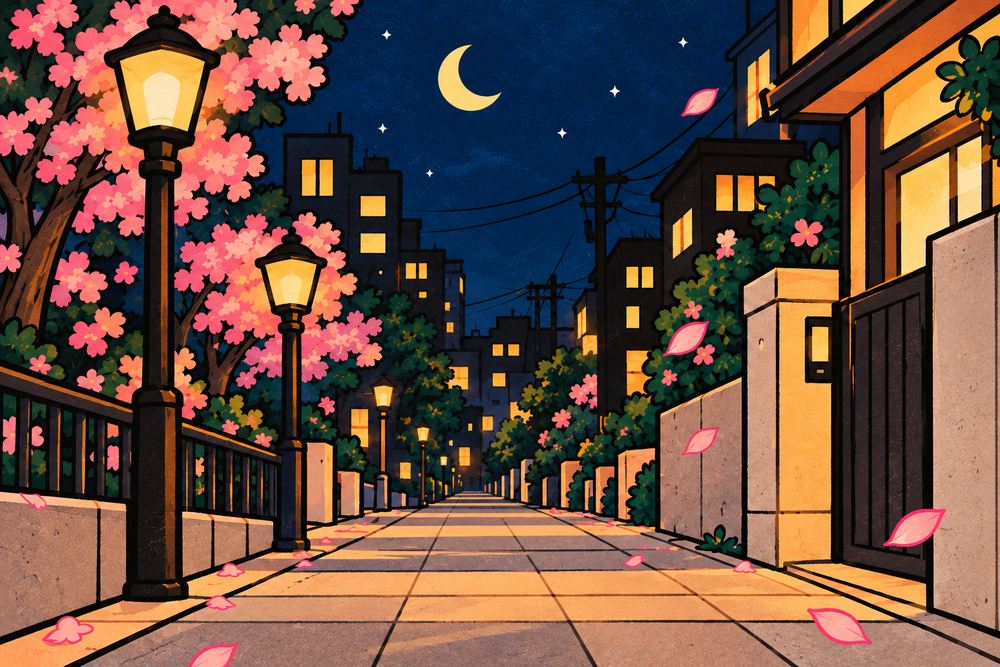
#> input picture assets_v4/c4b1p1-background.png, 1000 x 667 px, shrunk from 1536 x 1024 before the run, found by its file name
$ python audit_lighting_v4.py
#> lines starting #> are read from the running program, lines starting #| are printed output that depends on the picture; after the words box and inside, x2 and y2 are one past the last pixel; in counts of white or black regions, pixels touching at a corner belong together
import os
import json
import cv2
import numpy as np

panels = [
    ("c4b1p1", "assets_v4/c4b1p1-background.png", "assets_v4/c4b1p1-foreground.png", "assets_v4/c4b1p1-night-walk-rear.png"),
    ("c4b1p2", "assets_v4/c4b1p2-background.png", "assets_v4/c4b1p2-foreground.png", "assets_v4/c4b1p2-night-walk-front.png"),
    ("c4b2p1", "assets_v4/c4b2p1-background.png", "assets_v4/c4b2p1-foreground.png", "assets_v4/c4b2p1-arrive-home.png"),
    ("c4b2p2", "assets_v4/c4b2p2-background.png", "assets_v4/c4b2p2-foreground.png", "assets_v4/c4b2p2-open-door-detail.png"),
    ("c4b2p3", "assets_v4/c4b2p3-background.png", "assets_v4/c4b2p3-foreground.png", "assets_v4/c4b2p3-set-down-bag.png"),
    ("c4b3p1", "assets_v4/c4b3p1-background-night.png", "assets_v4/c4b3p1-foreground.png", "assets_v4/c4b3p1-settle-at-desk.png"),
    ("c4b3p2", "assets_v4/c4b3p2-background-night.png", "assets_v4/c4b3p2-foreground.png", "assets_v4/c4b3p2-open-macbook-correct.png"),
    ("c4b4p1", "assets_v4/c4b4p1-background.png", None, "assets_v4/c4b4p1-golden-mark.png"),
    ("c4b4p2", "assets_v4/c4b4p2-background.png", None, "assets_v4/c4b4p2-petals-from-screen.png"),
    ("c4b4p3", "assets_v4/c4b4p3-background.png", "assets_v4/c4b4p3-foreground.png", "assets_v4/c4b4p3-tifa-curious.png"),
    ("c4b5p1", "assets_v4/c4b5p1-background.png", None, "assets_v4/c4b5p1-cake-emerges.png"),
    ("c4b5p2", "assets_v4/c4b5p2-background.png", "assets_v4/c4b5p2-foreground.png", "assets_v4/c4b5p2-delighted-reaction.png"),
    ("c4b6p1", "assets_v4/c4b6p1-background.png", None, "assets_v4/c4b6p1-cake-hero.png"),
    ("c4b7p1", "assets_v4/c4b7p1-background.png", "assets_v4/c4b7p1-foreground.png", "assets_v4/c4b7p1-friends-surprise.png"),
    ("c4b7p2", "assets_v4/c4b7p2-background.png", None, "assets_v4/c4b7p2-tifa-emotional.png"),
    ("c4b7p3", "assets_v4/c4b7p3-background.png", "assets_v4/c4b7p3-foreground.png", "assets_v4/c4b7p3-friends-cake.png"),
    ("c4b8p1", "assets_v4/c4b8p1-background.png", "assets_v4/c4b8p1-foreground.png", "assets_v4/c4b8p1-keepsake.png")
]

light_audit = {}

for pid, bg_p, fg_p, comp_p in panels:
    target_img_p = comp_p if os.path.exists(comp_p) else bg_p
    img = cv2.imread(target_img_p)
#> img is the input picture: shape (667, 1000, 3); mean B, G, R 65.7, 78.8, 107.7
    if img is None:
        continue
    h, w, _ = img.shape
#> h = 667; w = 1000
    gray = cv2.cvtColor(img, cv2.COLOR_BGR2GRAY) / 255.0
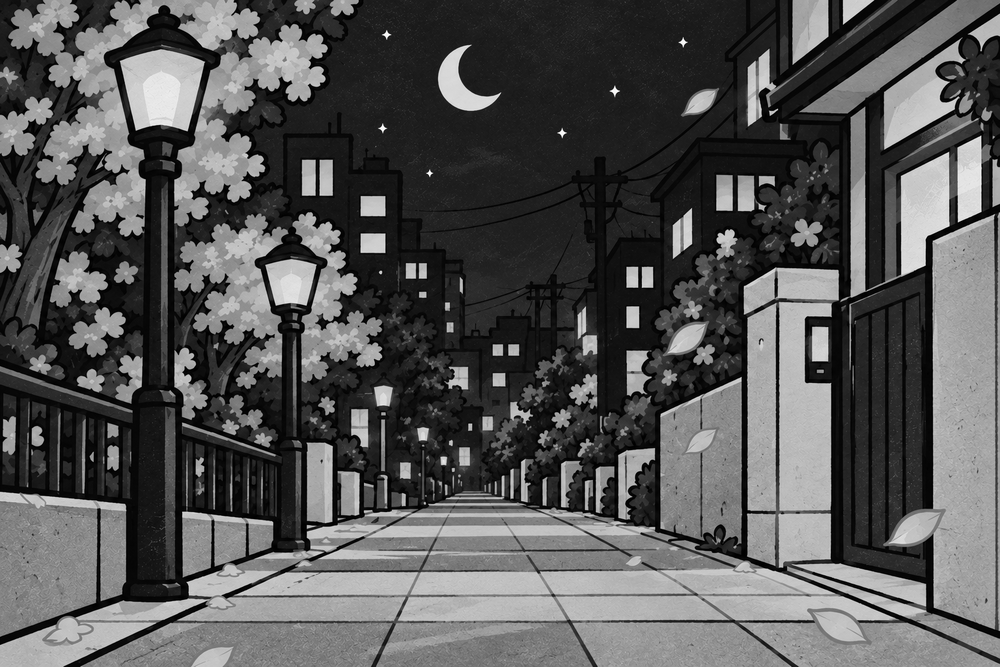
#> gray: shape (667, 1000) float64; min 0, max 1, mean 0.337
    mean_lum = float(np.mean(gray))
#> mean_lum = 0.337
    std_lum = float(np.std(gray))
#> std_lum = 0.271

    face_region = gray[int(h*0.2):int(h*0.45), int(w*0.35):int(w*0.65)]
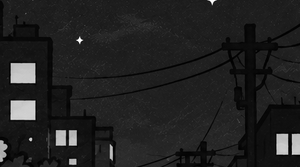
#> face_region: shape (167, 300) float64; min 0, max 1, mean 0.132
    face_lum = float(np.mean(face_region))
#> face_lum = 0.132

    top_region = gray[0:int(h*0.3), 0:int(w*0.4)]
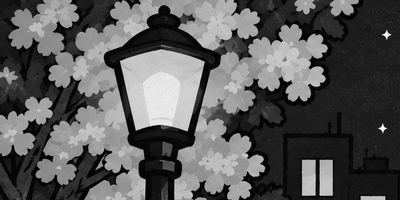
#> top_region: shape (200, 400) float64; min 0, max 1, mean 0.352
    top_lum = float(np.mean(top_region))
#> top_lum = 0.352

    hsv = cv2.cvtColor(img, cv2.COLOR_BGR2HSV)
#> hsv: shape (667, 1000, 3); mean H, S, V 52.7, 144.2, 121.9
    sat_mask = (hsv[:, :, 1] > 40) & (hsv[:, :, 2] > 30)
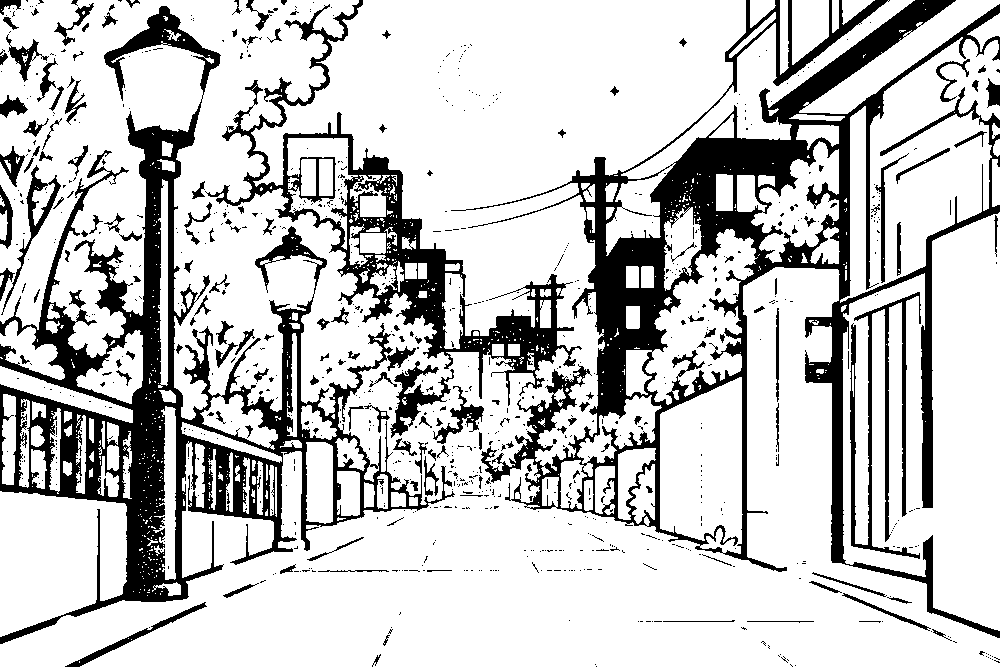
#> sat_mask: shape (667, 1000) bool; 78.3% white; 888 black regions (732 under 20 px), largest, box (x1, y1, x2, y2) and area: (451, 0, 1000, 638) 55642, (0, 6, 455, 644) 48312, (205, 0, 582, 406) 18026
    if np.any(sat_mask):
        median_hue = float(np.median(hsv[:, :, 0][sat_mask]) * 2)
#> median_hue = 32
    else:
        median_hue = 0.0

    notes = []
    # Night compliance checks
    if pid == "c4b5p1":
        win_crop = img[0:int(h*0.4), 0:int(w*0.3)]
        win_hsv = cv2.cvtColor(win_crop, cv2.COLOR_BGR2HSV)
        orange_mask = (win_hsv[:, :, 0] >= 10) & (win_hsv[:, :, 0] <= 30) & (win_hsv[:, :, 1] > 100) & (win_hsv[:, :, 2] > 150)
        if np.mean(orange_mask) > 0.15:
            notes.append("Dusk/sunset orange sky detected in window")
        else:
            notes.append("PASS: Window verified deep night navy with stars")

    if pid == "c4b7p3":
        # Measure window glass specifically (cols 50-250, rows 50-250)
        glass_crop = img[50:250, 50:250]
        glass_hsv = cv2.cvtColor(glass_crop, cv2.COLOR_BGR2HSV)
        peach_mask = (glass_hsv[:, :, 0] >= 10) & (glass_hsv[:, :, 0] <= 35) & (glass_hsv[:, :, 1] > 60)
        if np.mean(peach_mask) > 0.15:
            notes.append("Peach dusk sky detected in window")
        else:
            notes.append("PASS: Window verified deep night navy with stars")

    light_audit[pid] = {
        "file": target_img_p,
        "mean_luminance": round(mean_lum, 3),
        "std_luminance": round(std_lum, 3),
        "face_region_luminance": round(face_lum, 3),
        "top_window_luminance": round(top_lum, 3),
        "dominant_hue_deg": round(median_hue, 1),
        "notes": notes
    }
#> pass 2 of the loop `for pid, bg_p, fg_p, comp_p in panels:`:
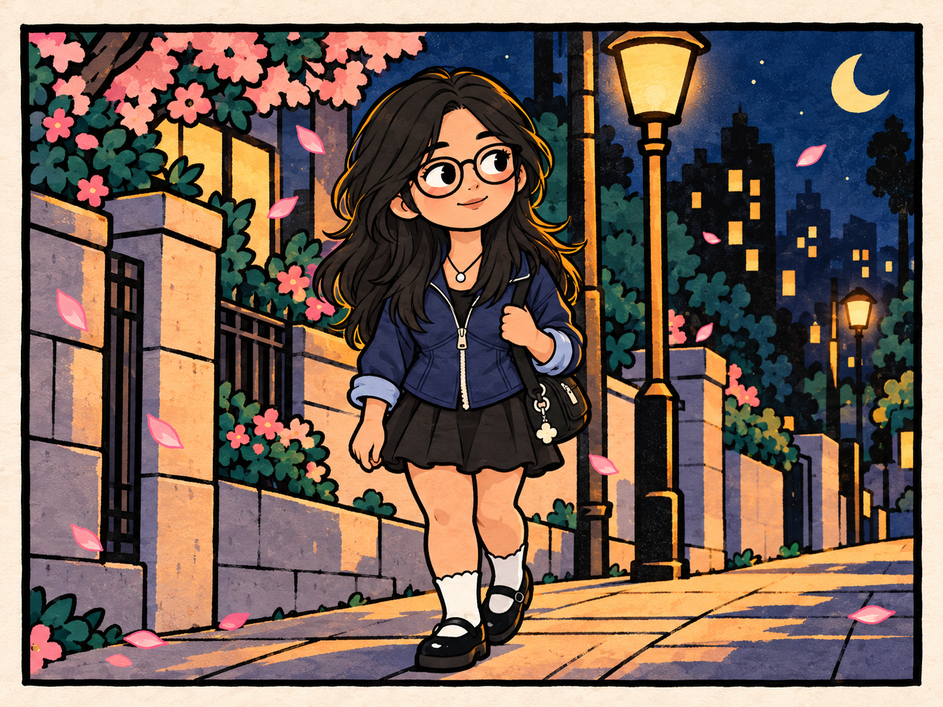
#> input picture assets_v6/c4b1p2-night-walk-front.png, 943 x 707 px, shrunk from 1448 x 1086 before the run, found by its file name
#> img is the input picture: shape (707, 943, 3); mean B, G, R 88.6, 99.5, 119.5
#> gray: shape (707, 943) float64
#> mean_lum = 0.409
#> std_lum = 0.319
#> face_region: shape (177, 282) float64
#> face_lum = 0.26
#> `top_region = gray[0:int(h*0.3), 0:int(w*0.4)]`:
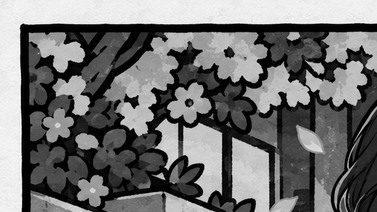
#> top_region: shape (212, 377) float64; min 0, max 0.996, mean 0.443
#> top_lum = 0.443
#> hsv: shape (707, 943, 3); mean H, S, V 60.7, 103.9, 130.3
#> `sat_mask = (hsv[:, :, 1] > 40) & (hsv[:, :, 2] > 30)`:
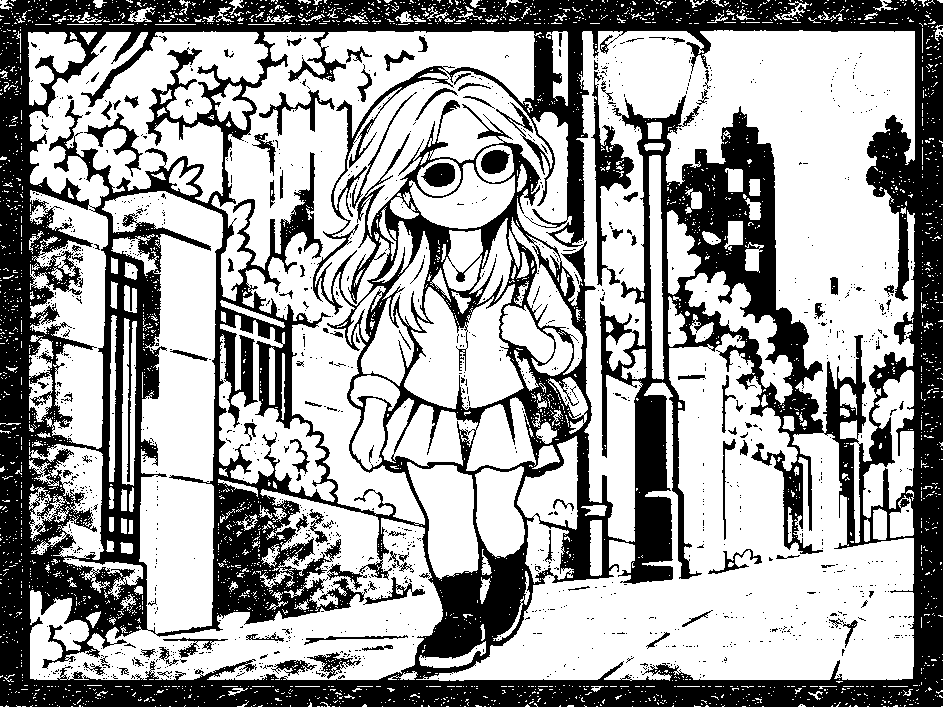
#> sat_mask: shape (707, 943) bool; 62.8% white; 1354 black regions (1245 under 20 px), largest, box (x1, y1, x2, y2) and area: (0, 0, 943, 707) 231217, (591, 71, 634, 286) 2283, (84, 113, 143, 177) 739
#> median_hue = 38
#> pass 3 of the loop `for pid, bg_p, fg_p, comp_p in panels:`:
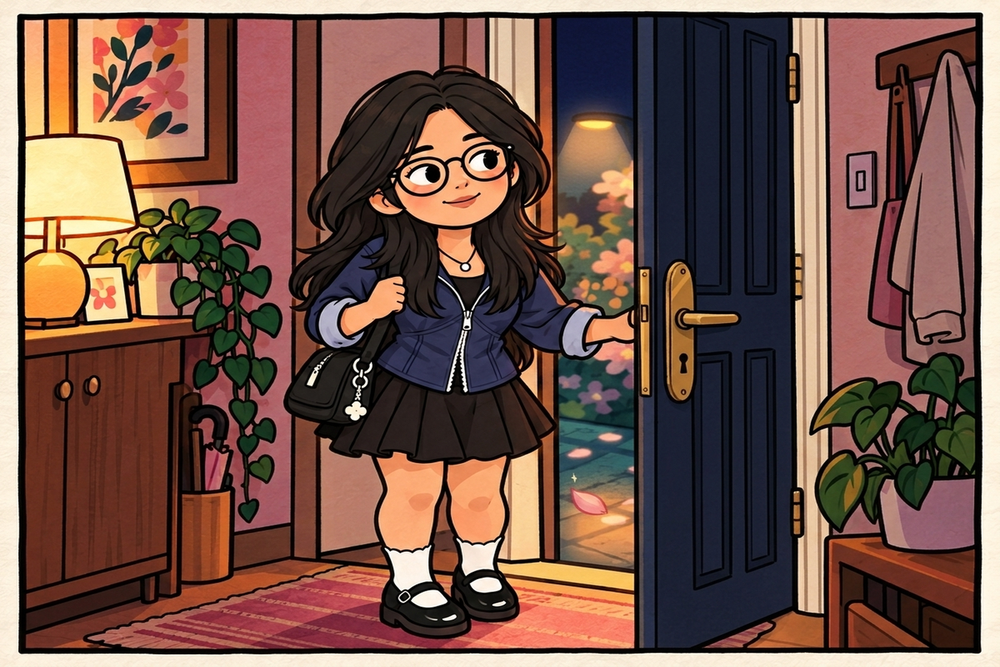
#> input picture assets_v4/c4b2p1-background.png, 1000 x 667 px, shrunk from 1536 x 1024 before the run, found by its file name
#> img is the input picture: shape (667, 1000, 3); mean B, G, R 73, 84, 114.5
#> gray: shape (667, 1000) float64
#> mean_lum = 0.36
#> std_lum = 0.293
#> face_region: shape (167, 300) float64
#> face_lum = 0.337
#> `top_region = gray[0:int(h*0.3), 0:int(w*0.4)]`:
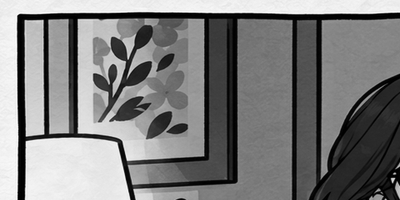
#> top_region: shape (200, 400) float64; min 0, max 0.996, mean 0.491
#> top_lum = 0.491
#> hsv: shape (667, 1000, 3); mean H, S, V 44.3, 125.4, 119.2
#> `sat_mask = (hsv[:, :, 1] > 40) & (hsv[:, :, 2] > 30)`:
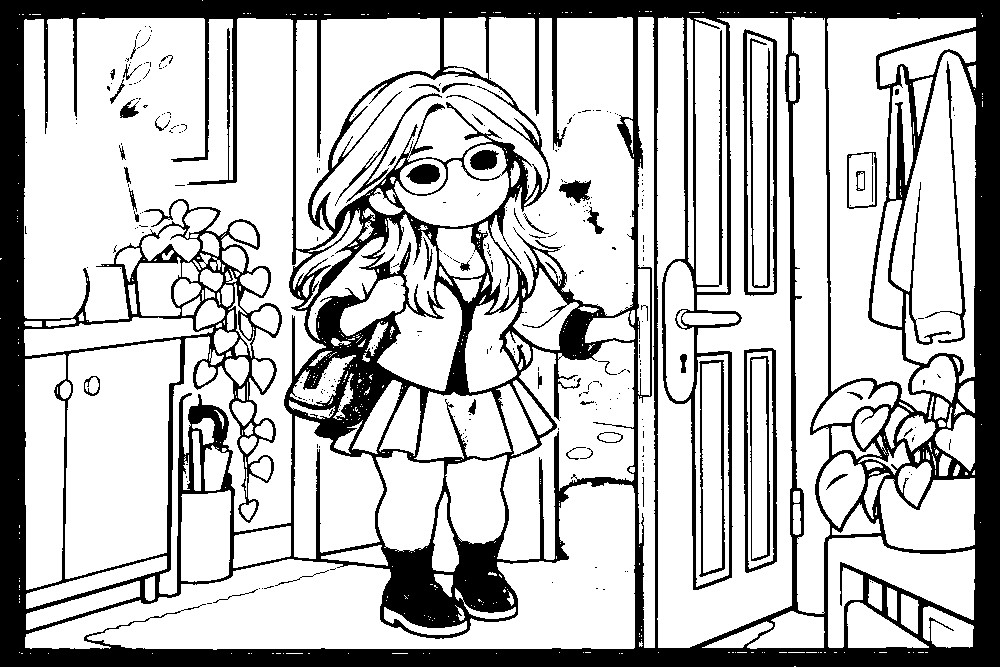
#> sat_mask: shape (667, 1000) bool; 74.1% white; 300 black regions (248 under 20 px), largest, box (x1, y1, x2, y2) and area: (0, 0, 1000, 667) 159137, (743, 29, 777, 296) 2101, (744, 348, 777, 573) 1744
#> median_hue = 24
#> the loop made 17 passes; the first 3 are shown

with open('light_audit_v4.json', 'w', encoding='utf-8') as f:
    json.dump(light_audit, f, indent=2)

print("Saved light_audit_v4.json")
